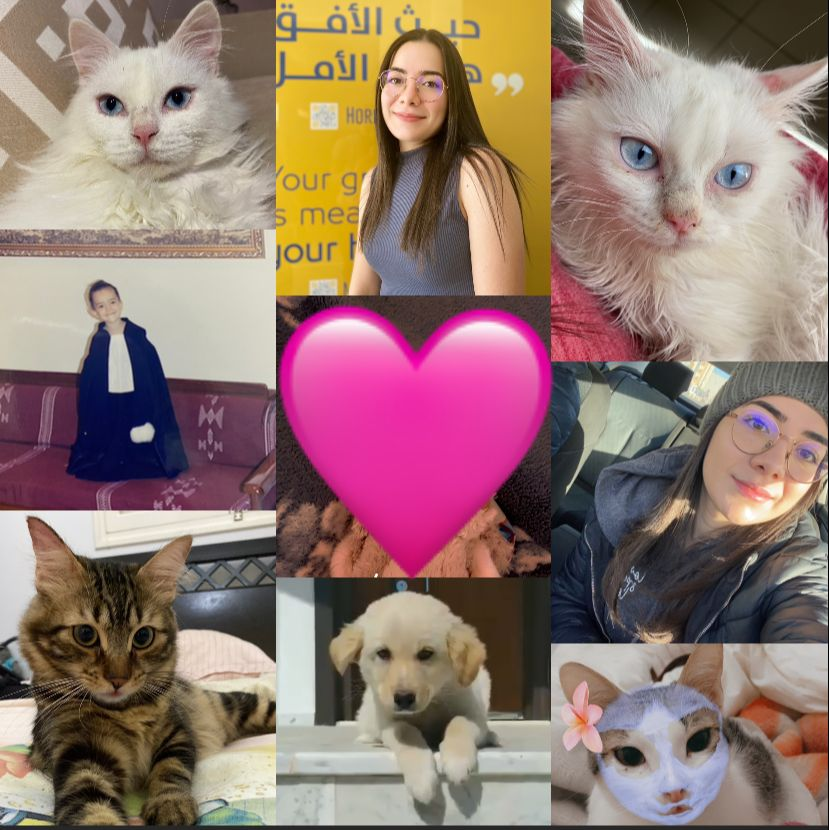
#> input picture las.jpg, 829 x 830 px
$ python cat.py
#> lines starting #> are read from the running program, lines starting #| are printed output that depends on the picture; after the words box and inside, x2 and y2 are one past the last pixel; in counts of white or black regions, pixels touching at a corner belong together
# import required libraries
import cv2

# read the input image
img = cv2.imread('las.jpg')
#> img is the input picture: shape (830, 829, 3); mean B, G, R 113.3, 120.3, 147.1

# convert the input image to grayscale
gray = cv2.cvtColor(img, cv2.COLOR_BGR2GRAY)
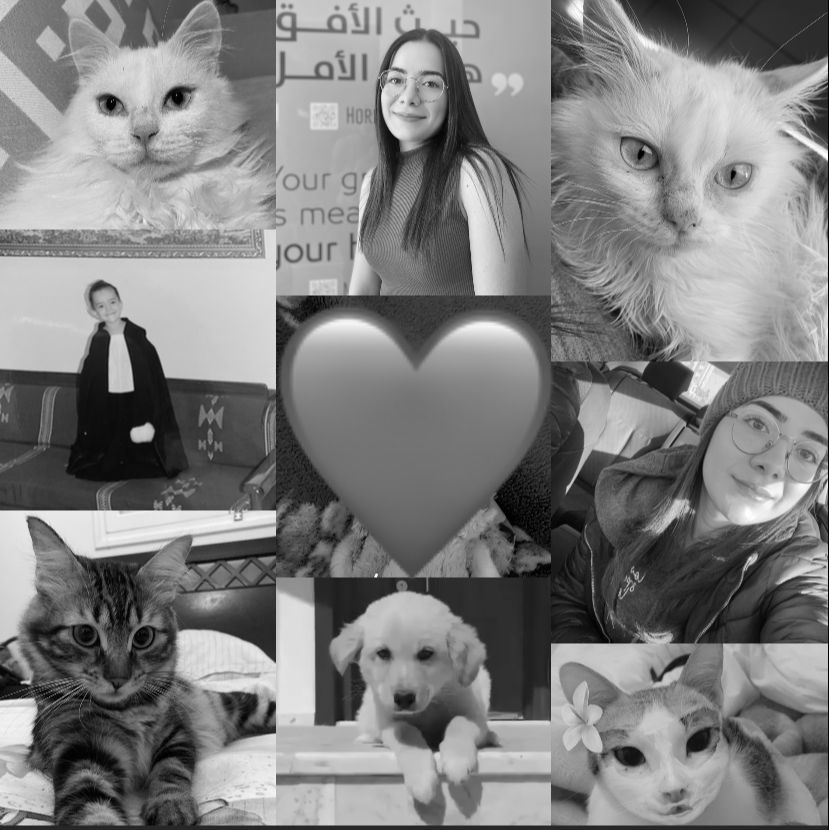
#> gray: shape (830, 829); min 0, max 255, mean 127.5

# read the haarcascade to detect cat faces
cat_cascade = cv2.CascadeClassifier('haarcascade_frontalface.xml')

# Detects cat faces in the input image
faces = cat_cascade.detectMultiScale(gray, 1.1, 3)
#> faces = [[68, 41, 144, 144], [47, 581, 136, 136], [577, 78, 215, 215]]
print('Number of detected cat faces:', len(faces))
#| Number of detected cat faces: 3

# if atleast one cat face id detected
if len(faces) > 0:
    for (x, y, w, h) in faces:
        print("Cat face detected")

        # To draw a rectangle in a face
        cv2.rectangle(img, (x, y), (x + w, y + h), (0, 255, 255), 2)
        cv2.putText(img, 'cat face', (x, y - 3),
                    cv2.FONT_HERSHEY_SIMPLEX, 0.5, (0, 255, 0), 1)
#> this loop made 3 passes
#| Cat face detected
#| Cat face detected
#| Cat face detected
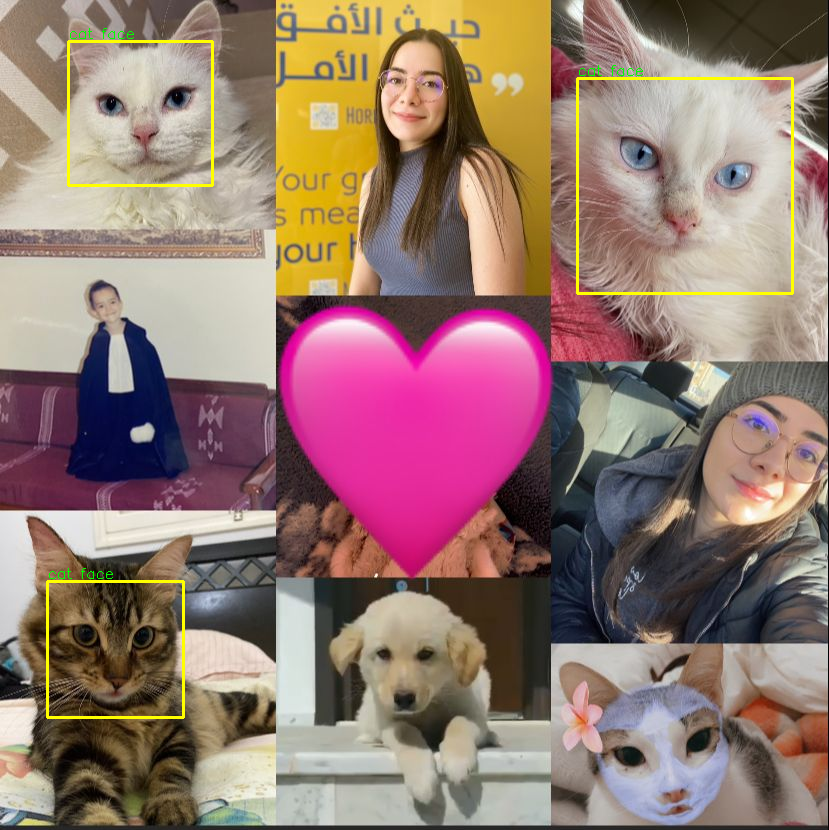
#> img: shape (830, 829, 3); 0.92% of pixels changed, all inside (x1, y1, x2, y2) = (46, 28, 794, 719)
else:
    print("No cat face detected")

# Display an image in a window
cv2.imshow('Cat Image', img)
cv2.waitKey(0)
cv2.destroyAllWindows()

$ run again, with me.jpg copied over las.jpg
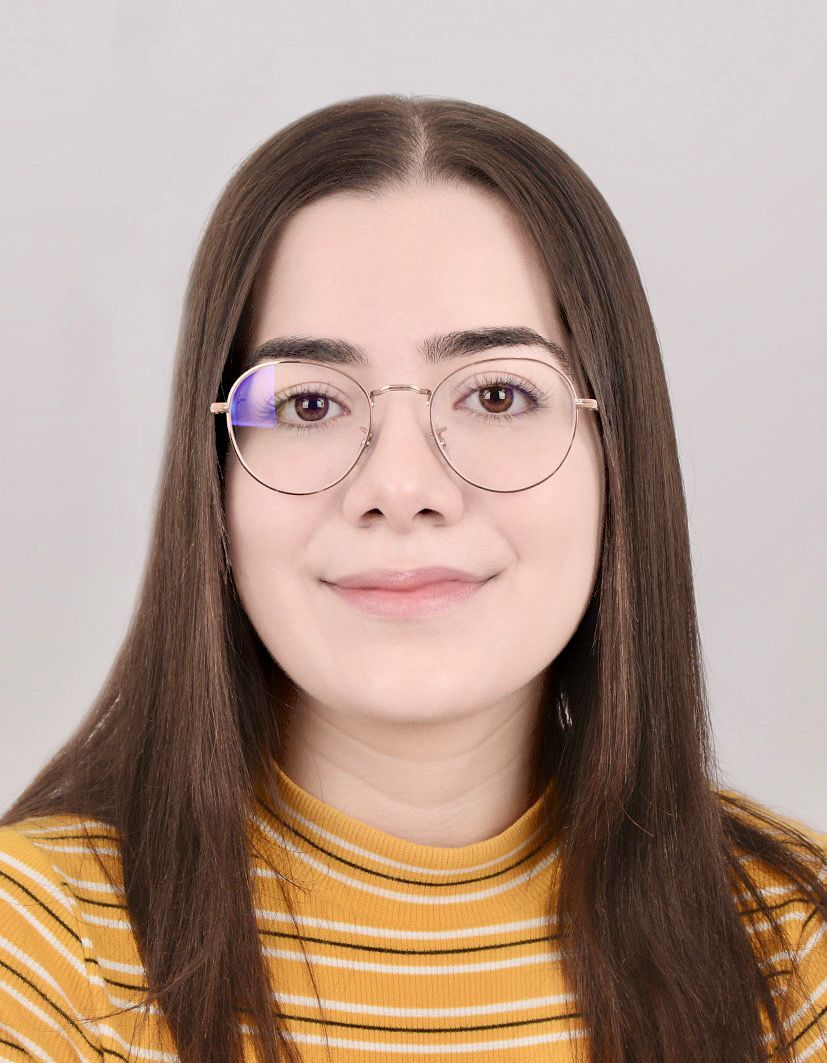
#> input picture me.jpg, 827 x 1063 px
#> img is the input picture: shape (1063, 827, 3); mean B, G, R 137.5, 151.4, 176.3
#> `gray = cv2.cvtColor(img, cv2.COLOR_BGR2GRAY)`:
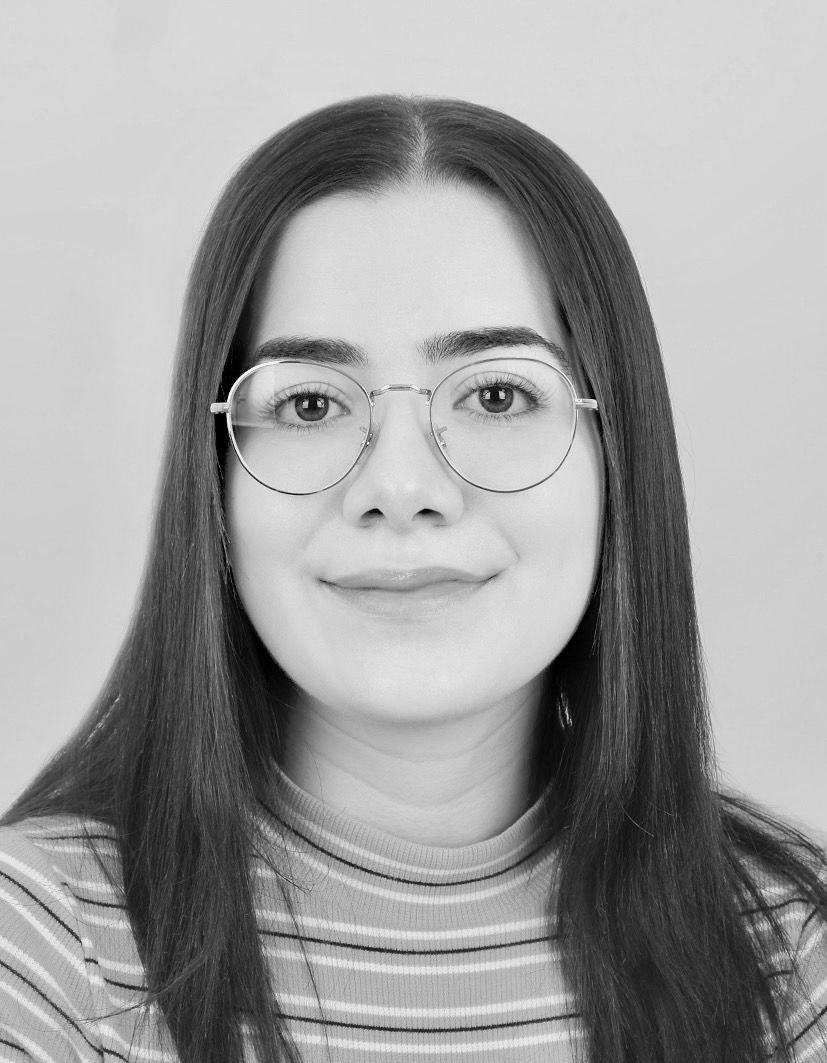
#> gray: shape (1063, 827); min 0, max 252, mean 157.2
#> faces = ()
#| Number of detected cat faces: 0
